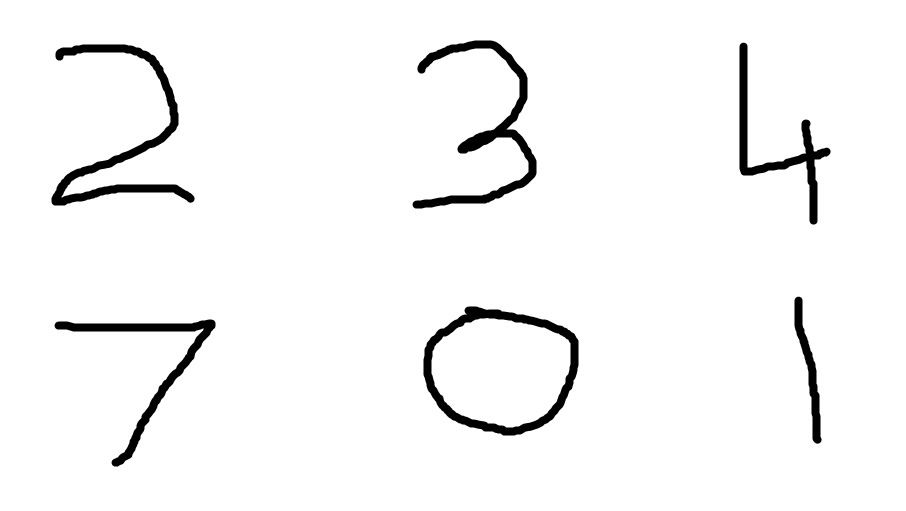
#> input picture images/digits.png, 906 x 511 px, found by its file name
$ python -i 06_machine_learning.py   (imports and definitions only)
#> lines starting #> are read from the running program, lines starting #| are printed output that depends on the picture; after the words box and inside, x2 and y2 are one past the last pixel; in counts of white or black regions, pixels touching at a corner belong together
#!/usr/bin/env python
# coding: utf-8

# # Machine Learning

# In this Notebook we will see, previously, when there was no deep learning(or when deep learning was not popular), how people used machine learning algorithms to classify objects. We will solve simple classification problem using **KNN**.
#
# **Note:** It is expected that you atleast know some fundamentals of machine learning algorithms.

#  The computer cannot see the images as humans do. It only looks at numbers, and that’s what the images are. Each pixel is a feature. Just read the grayscale image using OpenCV or Python-PIL, convert to a numpy array and ravel (flatten) the matrix. If you are dealing with RGB images, then you have three matrices instead of one. But the idea remains the same.

# ## MNIST dataset
#
# We'll use one of the most famous datasets in computer vision, [MNIST](https://en.wikipedia.org/wiki/MNIST_database), for our experiments. MNIST contains hand-written digits, collected by the National Institute of Standards and Technology, and collated into a machine learning dataset by Yann Lecun and his colleagues. Lecun used MNIST in 1998 to demonstrate [Lenet 5](https://yann.lecun.com/exdb/lenet/), the first computer system to demonstrate practically useful recognition of hand-written digit sequences. This was one of the most important breakthroughs in the history of AI.
#
# You can download the dataset from [here](https://www.kaggle.com/scolianni/mnistasjpg). Once downloaded, extract it inside *data* directory.
#
# The original dataset is in *csv* format, but we will work with images, because we are learning computer vision! Also, we want you to learn the complete end-to-end process.
#
# The dataset contains gray-scale images of hand-drawn digits, from zero through nine. Each image is 28 pixels in height and 28 pixels in width, for a total of 784 pixels in total. Each pixel has a single pixel-value associated with it, indicating the lightness or darkness of that pixel, with higher numbers meaning darker. This pixel-value is an integer between 0 and 255, inclusive. We will try to build a machine learning model to classify these digits for us.
#
# Lets start by looking at an image . .

# In[1]:


import cv2
import joblib
import numpy as np
from pathlib import Path
import matplotlib.pyplot as plt


# **Note:** *Pathlib* is an amazing built-in library in python. It makes working with paths super easy. High recommend!

# In[2]:


img_path = 'data/trainingSet/0/img_1.jpg'
# [5 lines not run here, left out]


# Nice, it looks like a zero. If you look at the image shape (i.e 28 x 28 x 3), its using 3 channels. It is not a gray-scale image even though it looks like one! You can easily represent black and white images in RGB color space by just using 2 colors (black and white). So, never go for what you see. *Always check the shape of the image*.
#
# We will have to convert the image to gray scale first

# In[3]:


# [1 line that did not run here, left out]
# [13 lines not run here, left out]


# We will be reading and displaying a lot images, it would be a good idea to make some functions for the job.

# In[5]:


def read_img(path):
    img = cv2.imread(path, cv2.COLOR_BGR2GRAY)
    return img

def plot_img(img):
    plt.axis(False)
    plt.imshow(img, cmap='gray');


# We will now write a function to read all the images and use their parent folder name as label.

# In[6]:


def load_data(base_path):
    images = []
    labels = []

    for folder in base_path.iterdir():
        label = int(folder.stem)
        for img_path in folder.glob('*.jpg'):
            img = read_img(str(img_path))
            images.append(img)
            labels.append(label)

    images = np.array(images)
    labels = np.array(labels)
    return images, labels


# we iterate over all the folders and then all the images inside all the folders. We then read the image and append it to the *images* list. We also append the parent folder name (i.e. label) to the labels list. Spend some time reading the function and make sure you understand what its doing.
#
# **Hint:** remove the *for loop* and try running it on a single image.

# In[7]:


# [1 line not run here, left out]


# The above cell may take some time to run. The time may vary depending upon your computer specs. The number of images and the number of labels are extactly same i.e one label for each 28 x 28 image. That means we did everything right.

# **Formatting our data as per Machine Learning algorithms**
#
# All Machine learning algorithms such as k-NN, SVMs and Decision trees require all samples in the dataset to have a ﬁxed size. In the case of images, this requirement implies that our images must be preprocessed and scaled to have identical widths and heights. Here, our images are already preprocessed and scaled. So, we can use them directly.
#
# Let's move ahead and convert our 2D image into one dimension because machine learning algorithm takes 1 dimensional features, after that split our data into Training and validation set.

# In[8]:


# [1 line that did not run here, left out]
# [1 line not run here, left out]


# We have converted all our images from 28 x 28 to a 1D vector with 784 values. In machine learning terminology,  we have 42,000 samples and each sample has 784 features. If your seeing the `reshape` function for the first time then we will recommend you to google it. Its really powerful and increases your overall understanding of the nd-arrays.
#
# time to split our data . . .

# In[9]:


from sklearn.model_selection import train_test_split
# [1 line that did not run here, left out]


# We used the `train_test_split` function from *sklearn*. Its simply splits our features and labels.
#
# **Note:** You are not suppose to understand everything. Just follow along! Because explaining all these things will take a lot time and is also, out of the scope of this course. If you are interested in learning more, then we have a separate *course on Machine Learning* where we will discuss everything in detail.
#
# Lets train some models and validate them.

# ### K-nearest neighbors Classifier

# In[10]:


from sklearn.neighbors import KNeighborsClassifier


# **Note:** KNN is a very slow alogrithm. So the below cell can take 10-15 mins to run. Make sure you are patient.

# In[11]:


model = KNeighborsClassifier()
# [2 lines not run here, left out]


# 97% accuracy, that is pretty dope. Time to make some predictions

# In[13]:


img_path = 'data/trainingSet/0/img_1.jpg'
img = read_img(img_path)
# [9 lines not run here, left out]


# Thats right! lets try another image.

# In[15]:


img_path = 'data/trainingSet/9/img_11.jpg'
img = read_img(img_path)
# [2 lines not run here, left out]


# Great, right? In couple of minutes, the model learned to classify hand-written digits. You can create some new digits in microsoft paint and use them as input.

# One main advantage of the k-NN algorithm is that it’s extremely simple to implement and understand. Furthermore, the classiﬁer takes absolutely no time to train, since all we need to do is store our data points for the purpose of later computing distances to them and obtaining our ﬁnal classiﬁcation.
#
# However, we pay for this simplicity at classiﬁcation time. Classifying a new testing point requires a comparison to every single data point in our training data, which scales O(N), making working with larger datasets computationally prohibitive.
#
# Finally, the k-NN algorithm is more suited for low-dimensional feature spaces (which images are not). If we use a lot of images, KNN can take much longer to predict as it calculates distance to every other images.

# Let's try some other algorithm

# ### SVM Classifier

# In[16]:


from sklearn import svm
svm = svm.SVC(random_state = 0)
# [12 lines not run here, left out]


# Machine learning algorithms can take hours to train when working with bigger images (like 512 x 512), also sometimes high dimensionality can give you lower scores. In such situations, its recommended to use techniques like `PCA` and `SVD` for dimensionality reduction.
#
# **Note:** Discussing all these algorithm and techniques is out of the scope of the course. We highly recommend you to check out our *machine learning course*, if you want to master Machine Learning algorithms and techniques.

# ### Making predictions
#
# We will first need an image with hand-written digits. You can either write a digit on a paper, and click a photo or draw a digit in microsoft paint. I have already created an image in paint. Lets load it

# In[18]:


digits = read_img('images/digits.png')
#> call 3 of read_img, with path = 'images/digits.png'
#> in read_img, img is the input picture: shape (511, 906, 3); min 0, max 255, mean 245.5
# [1 line not run here, left out]


# after doing some trial-error, I was able to select the digit 2 in upper-left corner

# In[19]:


two = digits[40:220, 40:220]
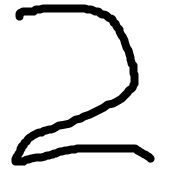
#> two: shape (180, 180, 3); min 0, max 255, mean 225.5
# [1 line not run here, left out]


# Nice, so we have selected out 2. For our machine learning model to work, it should get input in the same format in which it was trained on. In the training images, the digits were in white and the background was black. But our image look different, the easiest way to fix it would be to use inverse thresholding.

# In[20]:


two = cv2.resize(two, (28,28))
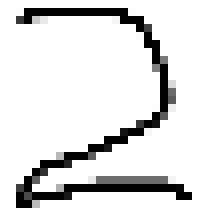
#> two: shape (28, 28, 3) (shown 8 times larger); min 0, max 255, mean 225.4
two = cv2.cvtColor(two, cv2.COLOR_BGR2GRAY)
#> two: shape (28, 28)
blurred = cv2.GaussianBlur(two, (3, 3), 0)
final = cv2.adaptiveThreshold(blurred, 255, cv2.ADAPTIVE_THRESH_MEAN_C, cv2.THRESH_BINARY_INV, 3, 4)
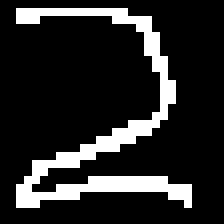
#> final: shape (28, 28) (shown 8 times larger); 15.6% white in thin lines or dots, all inside (x1, y1, x2, y2) = (2, 1, 24, 26)
# [16 lines not run here, left out]


# Amazing, our model got it write. Lets put it all inside a function

# In[23]:


def process_img(img, gray=False):
    img = cv2.resize(img, (28,28))
    if not gray:
        img = cv2.cvtColor(img, cv2.COLOR_BGR2GRAY)
    blurred = cv2.GaussianBlur(img, (3, 3), 0)
    final = cv2.adaptiveThreshold(blurred, 255, cv2.ADAPTIVE_THRESH_MEAN_C, cv2.THRESH_BINARY_INV, 3, 4)
    return final.reshape(-1)


# In[24]:


two = digits[40:220, 40:220]
out = process_img(two)
#> out = 784 values, max 255 at index 30, min 0 at index 0, mean 39.68
# [1 line not run here, left out]


# **Exercise:**
# - select other digits and use the SVM model to classify them. Just like we did in the above cell.
#
# So far, we can take an image of any digit and predict which digit it is. But we won't get the digit image always. We will have to find a way to extract it from an image. For extracting digits we can use `cv2.findContours` method. Lets see how

# In[25]:


blurred = cv2.GaussianBlur(digits, (7, 7), 0)
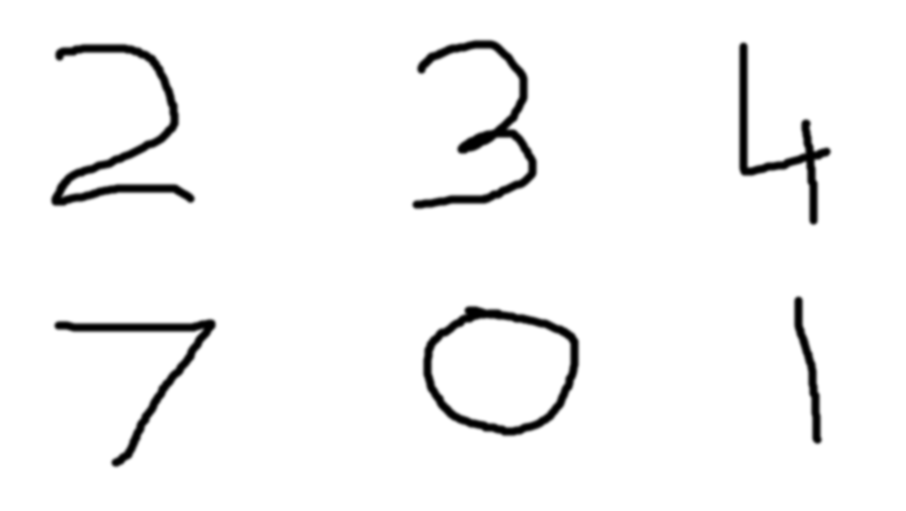
#> blurred: shape (511, 906, 3); min 0, max 255, mean 245.5
edged = cv2.Canny(blurred, 30, 150)
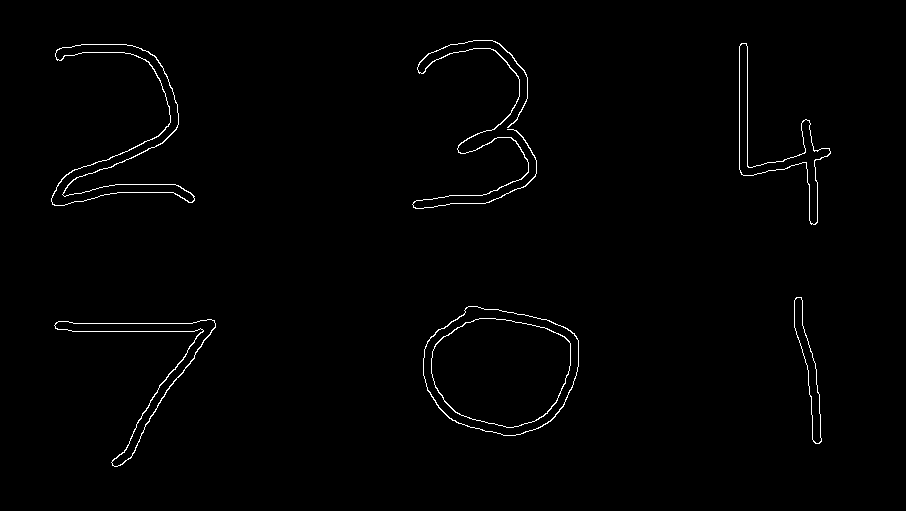
#> edged: shape (511, 906); 1% white in thin lines or dots, all inside (x1, y1, x2, y2) = (51, 40, 831, 467)
cnts, _ = cv2.findContours(edged.copy(), cv2.RETR_EXTERNAL, cv2.CHAIN_APPROX_SIMPLE)
#> cnts = 6 contours; box (x1, y1, x2, y2) and area: (423, 306, 579, 436) 15472, (51, 44, 195, 206) 3824, (54, 319, 216, 467) 2742, (739, 43, 831, 225) 2523, (794, 297, 822, 444) 1194, (412, 40, 537, 209) 222
# [1 line not run here, left out]


# we found 6 contours, exactly the number of digits we have. I have spent some time playing with the arguments like kernel size in `cv2.GaussianBlur`. I would highly recommend you to do it yourself. Lets draw these contours

# In[26]:


temp = digits.copy()
# [1 line not run here, left out]


# this look great but is it really useful? Our model wants digit images, finding outlines won't help. So lets draw rectangle around these digits

# In[27]:


temp = digits.copy()
# [5 lines not run here, left out]


# Amazing, we are able to extract digits from our images and we already know how to make prediction if we have the digit. Lets put it all together.

# In[28]:


temp = digits.copy()

# [9 lines not run here, left out]


# Our model made a lot of wrong prediction, almost ever digits is incorrectly predicted. But why is it so? We got 97% accuracy in our testset, but here we are hardly getting anything right. There are two main reasons for this poor performance:
# 1. Input images is different than training images
# 2. Current features (flatten image) are very poor at capturing information.
#
# We will be discussing each of these reasons, in details, in the next notebook.

# ## Questionaire
#
# - What is the expected input format for a machine learning algorithm?
# - Why do we split our data into train and test set?
# - What does reshape method do?
# - What is pickle object? How do you load it?

>>> import cv2
>>> picture = cv2.imread('../../../images/digits.png')
>>> result = process_img(picture)
#> call 2 of process_img, with gray = False
#> in process_img (call 2), `blurred = cv2.GaussianBlur(img, (3, 3), 0)`:
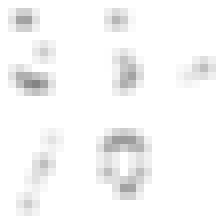
#> blurred: shape (28, 28) (shown 8 times larger); min 132, max 255, mean 247.3
#> in process_img (call 2), `final = cv2.adaptiveThreshold(blurred, 255, cv2.ADAPTIVE_THRESH_MEAN_C..`:
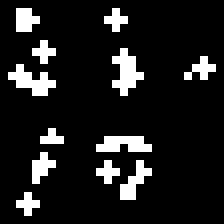
#> final: shape (28, 28) (shown 8 times larger); 11.4% white in thin lines or dots, all inside (x1, y1, x2, y2) = (1, 1, 27, 27)
#> result = 784 values, max 255 at index 30, min 0 at index 0, mean 28.95
